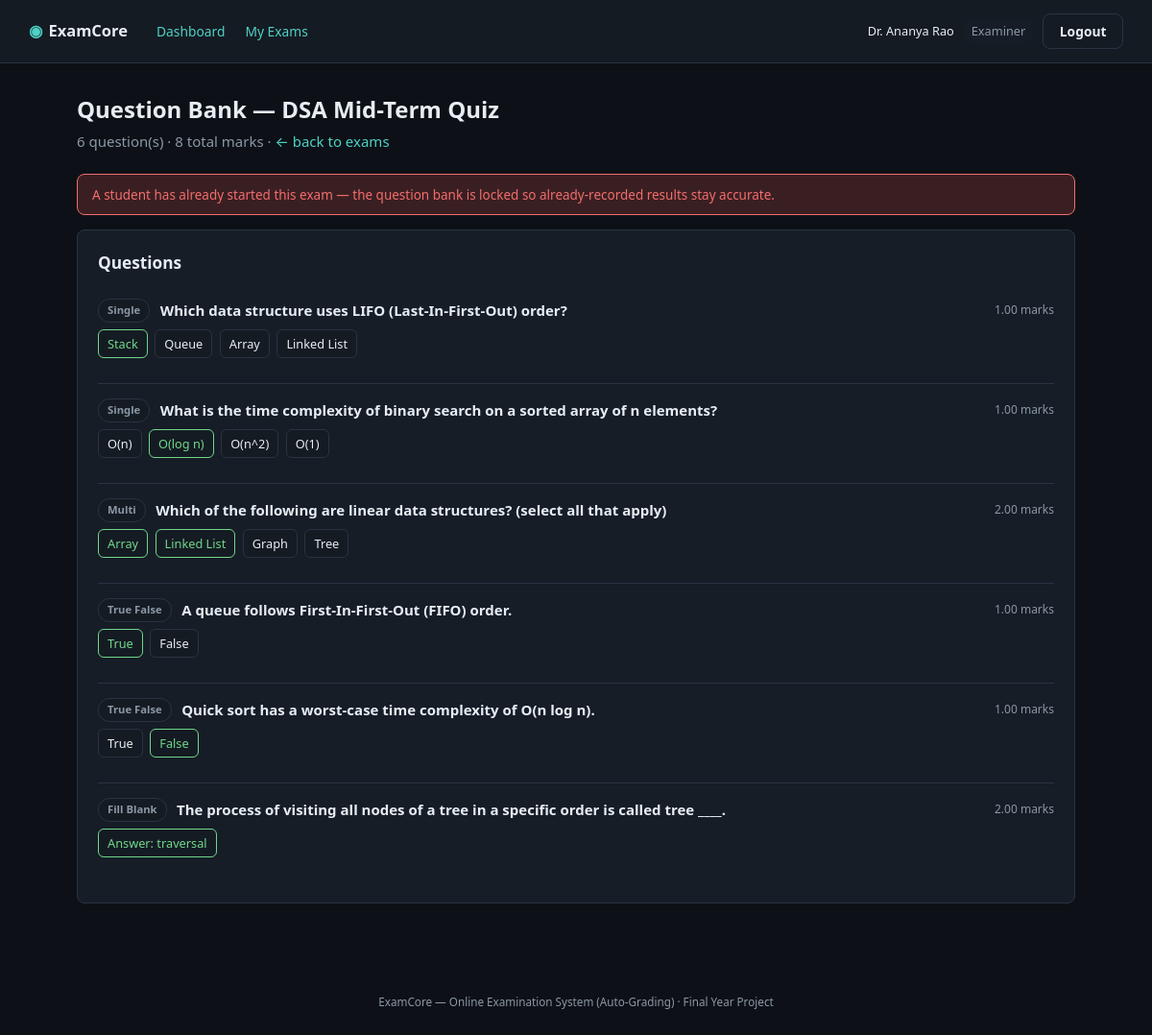
/index.php?route=examiner/questions&exam_id=1 (signed in), run on the app's committed database.
### tables this page shows
CREATE TABLE exams (
    id                INT AUTO_INCREMENT PRIMARY KEY,
    subject_id        INT NOT NULL,
    examiner_id       INT NOT NULL,
    title             VARCHAR(150) NOT NULL,
    description       TEXT NULL,
    duration_minutes  INT NOT NULL,
    negative_marking  DECIMAL(4,2) NOT NULL DEFAULT 0.00,
    shuffle_questions TINYINT(1) NOT NULL DEFAULT 0,
    status            ENUM('draft','published') NOT NULL DEFAULT 'draft',
    start_at          DATETIME NOT NULL,
    end_at            DATETIME NOT NULL,
    created_at        TIMESTAMP NOT NULL DEFAULT CURRENT_TIMESTAMP,
    FOREIGN KEY (subject_id) REFERENCES subjects(id) ON DELETE CASCADE,
    FOREIGN KEY (examiner_id) REFERENCES users(id) ON DELETE CASCADE
);

CREATE TABLE questions (
    id                    INT AUTO_INCREMENT PRIMARY KEY,
    exam_id               INT NOT NULL,
    question_text         TEXT NOT NULL,
    type                  ENUM('single','multi','true_false','fill_blank') NOT NULL,
    marks                 DECIMAL(5,2) NOT NULL DEFAULT 1.00,
    order_no              INT NOT NULL DEFAULT 0,
    correct_answer_text   VARCHAR(255) NULL,
    created_at            TIMESTAMP NOT NULL DEFAULT CURRENT_TIMESTAMP,
    FOREIGN KEY (exam_id) REFERENCES exams(id) ON DELETE CASCADE
);

CREATE TABLE question_options (
    id            INT AUTO_INCREMENT PRIMARY KEY,
    question_id   INT NOT NULL,
    option_text   VARCHAR(500) NOT NULL,
    is_correct    TINYINT(1) NOT NULL DEFAULT 0,
    order_no      INT NOT NULL DEFAULT 0,
    FOREIGN KEY (question_id) REFERENCES questions(id) ON DELETE CASCADE
);

### app/controllers/ExaminerController.php (called while the page is built, shortened)
<?php
require_once __DIR__ . '/../../core/Auth.php';
require_once __DIR__ . '/../models/Exam.php';
require_once __DIR__ . '/../models/Question.php';
require_once __DIR__ . '/../models/QuestionOption.php';
require_once __DIR__ . '/../models/ExamAttempt.php';
class ExaminerController
{
    private function ownedExamOrFail(int $examId): array
    {
        $exam = Exam::findWithSubject($examId);
        return $exam;
    }
    public function questions(): void
    {
        $exam = $this->ownedExamOrFail((int)($_GET['exam_id'] ?? 0));
        $questions = Question::allByExam($exam['id']);
        $optionsByQuestion = QuestionOption::allByQuestionIds(array_column($questions, 'id'));
        $locked = ExamAttempt::existsForExam($exam['id']);
        $pageTitle = 'Question Bank — ' . $exam['title'];
        require __DIR__ . '/../views/examiner/questions.php';
    }
}

### public/index.php (called while the page is built, shortened)
<?php
require_once __DIR__ . '/../core/helpers.php';
require_once __DIR__ . '/../core/Database.php';
require_once __DIR__ . '/../core/Auth.php';
require_once __DIR__ . '/../app/controllers/ExaminerController.php';
$router = new Router();
$router->get('login', fn() => (new AuthController())->showLogin());
$router->post('login', fn() => (new AuthController())->login());
$router->post('logout', fn() => (new AuthController())->logout());
$router->get('admin/dashboard', fn() => (new AdminController())->dashboard());
$router->get('admin/subjects', fn() => (new AdminController())->subjects());
$router->post('admin/subjects/store', fn() => (new AdminController())->subjectStore());
$router->post('admin/subjects/update', fn() => (new AdminController())->subjectUpdate());
$router->post('admin/subjects/delete', fn() => (new AdminController())->subjectDelete());
$router->get('admin/examiners', fn() => (new AdminController())->examiners());
$router->post('admin/examiners/store', fn() => (new AdminController())->examinerStore());
$router->post('admin/examiners/status', fn() => (new AdminController())->examinerToggleStatus());
$router->get('admin/students', fn() => (new AdminController())->students());
$router->post('admin/students/store', fn() => (new AdminController())->studentStore());
$router->post('admin/students/status', fn() => (new AdminController())->studentToggleStatus());
$router->get('admin/exams', fn() => (new AdminController())->exams());
$router->get('admin/analytics', fn() => (new AdminController())->analytics());
$router->get('examiner/dashboard', fn() => (new ExaminerController())->dashboard());
$router->get('examiner/exams', fn() => (new ExaminerController())->exams());
$router->get('examiner/exams/create', fn() => (new ExaminerController())->examCreateForm());
$router->post('examiner/exams/store', fn() => (new ExaminerController())->examStore());
$router->get('examiner/exams/edit', fn() => (new ExaminerController())->examEditForm());
$router->post('examiner/exams/update', fn() => (new ExaminerController())->examUpdate());
$router->post('examiner/exams/delete', fn() => (new ExaminerController())->examDelete());
$router->post('examiner/exams/publish', fn() => (new ExaminerController())->examPublishToggle());
$router->get('examiner/questions', fn() => (new ExaminerController())->questions());
$router->post('examiner/questions/store', fn() => (new ExaminerController())->questionStore());
$router->post('examiner/questions/update', fn() => (new ExaminerController())->questionUpdate());
$router->post('examiner/questions/delete', fn() => (new ExaminerController())->questionDelete());
$router->get('examiner/results', fn() => (new ExaminerController())->results());
$router->get('examiner/analytics', fn() => (new ExaminerController())->analytics());
$router->get('student/dashboard', fn() => (new StudentController())->dashboard());
$router->get('student/exams', fn() => (new StudentController())->exams());
$router->get('student/exam/start', fn() => (new StudentController())->examStart());
$router->get('student/exam/attempt', fn() => (new StudentController())->examAttempt());
$router->post('student/exam/autosave', fn() => (new StudentController())->autosave());
$router->post('student/exam/violation', fn() => (new StudentController())->violation());
$router->post('student/exam/submit', fn() => (new StudentController())->submit());
$router->get('student/results', fn() => (new StudentController())->results());
$router->get('student/results/view', fn() => (new StudentController())->resultView());
$route = $_GET['route'] ?? '';
$router->dispatch($_SERVER['REQUEST_METHOD'], $route);

### core/Router.php (called while the page is built, shortened)
<?php
class Router
{
    private array $routes = ['GET' => [], 'POST' => []];
    public function get(string $route, callable $handler): void
    {
        $this->routes['GET'][$route] = $handler;
    }
    public function post(string $route, callable $handler): void
    {
        $this->routes['POST'][$route] = $handler;
    }
    public function dispatch(string $method, string $route): void
    {
        $handler = $this->routes[$method][$route] ?? null;
        try {
            $handler();
        } catch (Throwable $e) {
            error_log($e->getMessage());
            http_response_code(500);
            require __DIR__ . '/../app/views/errors/500.php';
        }
    }
}

### config/database.php (called while the page is built)
<?php
return [
    'host'     => '127.0.0.1',
    'port'     => 3306,
    'database' => 'online_examination_system',
    'username' => 'root',
    'password' => '',
    'charset'  => 'utf8mb4',
];

### core/Database.php (called while the page is built)
<?php
class Database
{
    private static ?PDO $instance = null;
    public static function connect(): PDO
    {
        if (self::$instance === null) {
            $config = require __DIR__ . '/../config/database.php';
            $dsn = sprintf(
                'mysql:host=%s;port=%d;dbname=%s;charset=%s',
                $config['host'],
                $config['port'],
                $config['database'],
                $config['charset']
            );
            self::$instance = new PDO($dsn, $config['username'], $config['password'], [
                PDO::ATTR_ERRMODE            => PDO::ERRMODE_EXCEPTION,
                PDO::ATTR_DEFAULT_FETCH_MODE => PDO::FETCH_ASSOC,
                PDO::ATTR_EMULATE_PREPARES   => false,
            ]);
        }
        return self::$instance;
    }
}

### app/models/Exam.php (called while the page is built, shortened)
<?php
require_once __DIR__ . '/../../core/Database.php';
class Exam
{
    public static function findWithSubject(int $id): ?array
    {
        $stmt = Database::connect()->prepare(
            'SELECT e.*, s.name AS subject_name, u.status AS examiner_status
             FROM exams e
             JOIN subjects s ON s.id = e.subject_id
             JOIN users u ON u.id = e.examiner_id
             WHERE e.id = ?'
        );
        $stmt->execute([$id]);
        return $stmt->fetch() ?: null;
    }
}

### core/Auth.php (called while the page is built, shortened)
<?php
require_once __DIR__ . '/Database.php';
class Auth
{
    public static function id(): ?int
    {
        return $_SESSION['user_id'] ?? null;
    }
}

### core/helpers.php (called while the page is built, shortened)
<?php
function e(?string $value): string
{
    return htmlspecialchars($value ?? '', ENT_QUOTES, 'UTF-8');
}

### app/models/Question.php (called while the page is built, shortened)
<?php
require_once __DIR__ . '/../../core/Database.php';
class Question
{
    public static function allByExam(int $examId): array
    {
        $stmt = Database::connect()->prepare('SELECT * FROM questions WHERE exam_id = ? ORDER BY order_no, id');
        $stmt->execute([$examId]);
        return $stmt->fetchAll();
    }
}

### app/models/ExamAttempt.php (called while the page is built, shortened)
<?php
require_once __DIR__ . '/../../core/Database.php';
class ExamAttempt
{
    public static function existsForExam(int $examId): bool
    {
        $stmt = Database::connect()->prepare('SELECT COUNT(*) FROM exam_attempts WHERE exam_id = ?');
        $stmt->execute([$examId]);
        return (int)$stmt->fetchColumn() > 0;
    }
}

### app/models/QuestionOption.php (called while the page is built, shortened)
<?php
require_once __DIR__ . '/../../core/Database.php';
class QuestionOption
{
    public static function allByQuestionIds(array $questionIds): array
    {
        $placeholders = implode(',', array_fill(0, count($questionIds), '?'));
        $stmt = Database::connect()->prepare(
            "SELECT * FROM question_options WHERE question_id IN ($placeholders) ORDER BY question_id, order_no, id"
        );
        $stmt->execute($questionIds);
        $grouped = [];
        foreach ($stmt->fetchAll() as $row) {
            $grouped[$row['question_id']][] = $row;
        }
        return $grouped;
    }
}

### app/views/examiner/questions.php (the view, shortened to what this page needs)
<?php require __DIR__ . '/../partials/header.php'; ?>
<?php require __DIR__ . '/../partials/navbar.php'; ?>
<main class="page">
    <h1><?= e($pageTitle) ?></h1>
    <p class="page-sub">
        <?= (int)count($questions) ?> question(s) &middot;
        <?= e((string)array_sum(array_column($questions, 'marks'))) ?> total marks &middot;
        <a href="/index.php?route=examiner/exams">&larr; back to exams</a>
    </p>
    <?php if ($locked): ?>
        <div class="alert alert-error">A student has already started this exam — the question bank is locked so already-recorded results stay accurate.</div>
    <?php endif; ?>
    <section class="card">
        <h2>Questions</h2>
        <?php foreach ($questions as $q): ?>
            <div class="question-row">
                <div class="question-row-main">
                    <span class="badge badge-type"><?= e(str_replace('_', ' ', $q['type'])) ?></span>
                    <strong><?= e($q['question_text']) ?></strong>
                    <span class="marks-tag"><?= e((string)$q['marks']) ?> marks</span>
                </div>
                <ul class="option-list">
                    <?php foreach ($optionsByQuestion[$q['id']] ?? [] as $opt): ?>
                        <li class="<?= $opt['is_correct'] ? 'correct-option' : '' ?>"><?= e($opt['option_text']) ?></li>
                    <?php endforeach; ?>
                    <?php if ($q['type'] === 'fill_blank'): ?>
                        <li class="correct-option">Answer: <?= e($q['correct_answer_text']) ?></li>
                    <?php endif; ?>
                </ul>
            </div>
        <?php endforeach; ?>
    </section>
</main>
<?php require __DIR__ . '/../partials/footer.php'; ?>

### public/assets/css/style.css (style rules this page uses)
:root { --bg: #0d1117; --bg-elevated: #151b23; --bg-card: #161d27; --border: #2a3341; --text: #e6edf3; --text-muted: #8b98a5; --accent: #4fd1c5; --accent-dark: #2fb3a6; --accent-contrast: #04211d; --danger: #f26d6d; --danger-bg: #3a1f22; --success: #6fd88a; --success-bg: #1c3324; --warning: #f2c46d; --warning-bg: #3a301c; --radius: 8px; --font: 'Segoe UI', system-ui, -apple-system, Roboto, sans-serif; --mono: 'Consolas', 'SFMono-Regular', Menlo, monospace; }
* { box-sizing: border-box; }
html, body { margin: 0; padding: 0; background: var(--bg); color: var(--text); font-family: var(--font); font-size: 15px; line-height: 1.5; }
a { color: var(--accent); text-decoration: none; }
h1, h2, h3 { font-weight: 600; margin: 0 0 0.5em; }
h1 { font-size: 1.6rem; }
h2 { font-size: 1.15rem; }
.page { max-width: 1100px; margin: 0 auto; padding: 2rem; }
.page-sub { color: var(--text-muted); margin-top: -0.5rem; margin-bottom: 1.5rem; }
.card { background: var(--bg-card); border: 1px solid var(--border); border-radius: var(--radius); padding: 1.4rem; margin-bottom: 1.5rem; }
.badge { display: inline-block; padding: 0.2rem 0.6rem; border-radius: 12px; font-size: 0.75rem; font-weight: 600; text-transform: capitalize; }
.badge-type { background: var(--bg-elevated); color: var(--text-muted); border: 1px solid var(--border); }
.alert { padding: 0.7rem 1rem; border-radius: var(--radius); margin-bottom: 1rem; font-size: 0.9rem; }
.alert-error { background: var(--danger-bg); color: var(--danger); border: 1px solid var(--danger); }
.question-row { border-top: 1px solid var(--border); padding: 1rem 0; }
.question-row:first-of-type { border-top: none; }
.question-row-main { display: flex; align-items: center; gap: 0.7rem; margin-bottom: 0.5rem; }
.marks-tag { color: var(--text-muted); font-size: 0.8rem; margin-left: auto; }
.option-list { list-style: none; padding: 0; margin: 0 0 0.7rem; display: flex; flex-wrap: wrap; gap: 0.5rem; }
.option-list li { background: var(--bg-elevated); border: 1px solid var(--border); border-radius: 6px; padding: 0.3rem 0.6rem; font-size: 0.85rem; }
.option-list li.correct-option { border-color: var(--success); color: var(--success); }

### data on the page
exams: title "Question Bank — DSA Mid-Term Quiz"
questions: type "Single", question_text "Which data structure uses LIFO (Last-In-First-Out) order?", marks "1.00"
question_options: option_text "Stack"
question_options: option_text "Queue"
question_options: option_text "Array"
question_options: option_text "Linked List"
questions: type "Single", question_text "What is the time complexity of binary search on a sorted array of n elements?", marks "1.00"
question_options: option_text "O(n)"
question_options: option_text "O(log n)"
question_options: option_text "O(n^2)"
question_options: option_text "O(1)"
questions: type "Multi", question_text "Which of the following are linear data structures? (select all that apply)", marks "2.00"
question_options: option_text "Array"
question_options: option_text "Linked List"
question_options: option_text "Graph"
question_options: option_text "Tree"
questions: type "True False", question_text "A queue follows First-In-First-Out (FIFO) order.", marks "1.00"
question_options: option_text "True"
question_options: option_text "False"
questions: type "True False", question_text "Quick sort has a worst-case time complexity of O(n log n).", marks "1.00"
question_options: option_text "True"
question_options: option_text "False"
questions: type "Fill Blank", question_text "The process of visiting all nodes of a tree in a specific order is called tree ____.", marks "2.00", correct_answer_text "traversal"

### other printed values
$label "Dashboard"
$label "My Exams"
Auth::name() "Dr. Ananya Rao"
str_replace('_', ' ', $role) "Examiner"
count($questions) "6"
array_sum(array_column($questions, 'marks')) "8"
